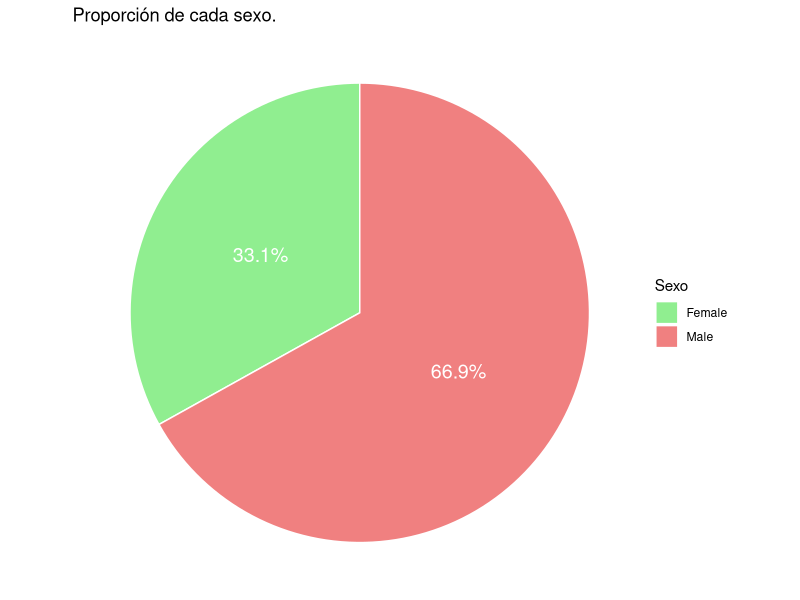
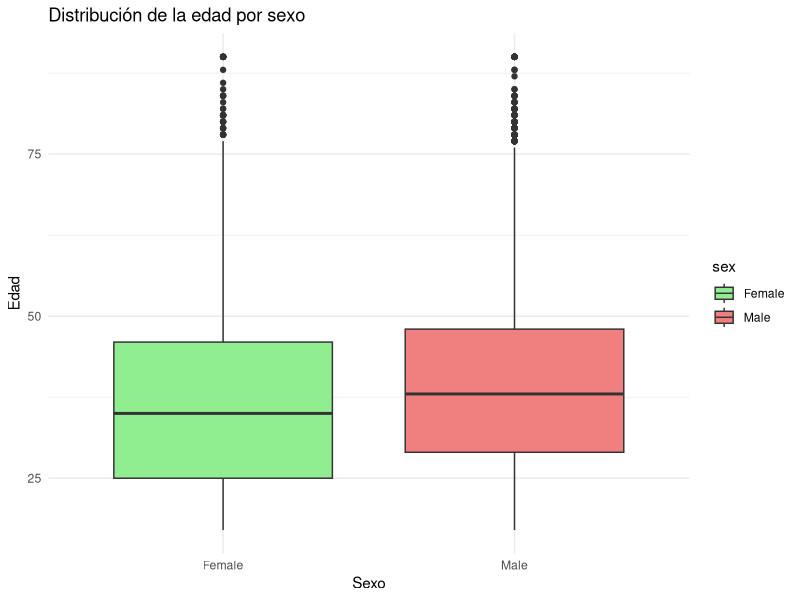
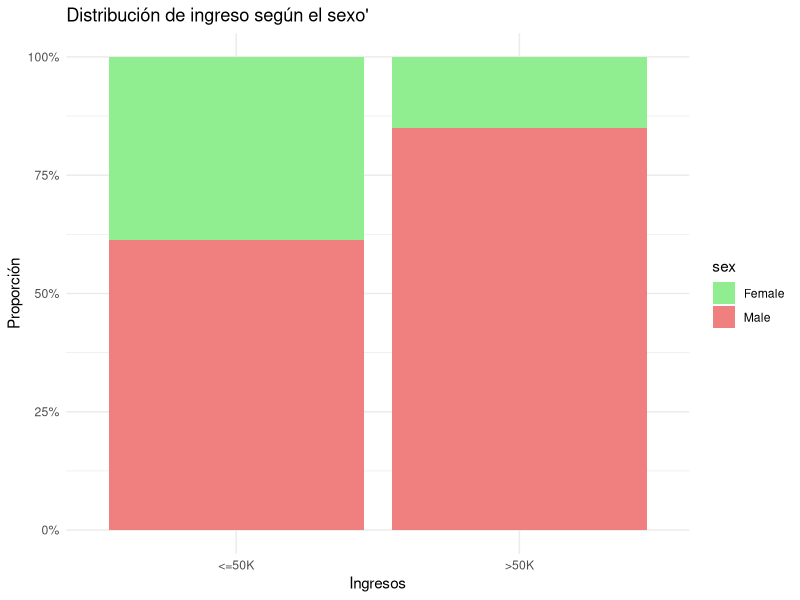
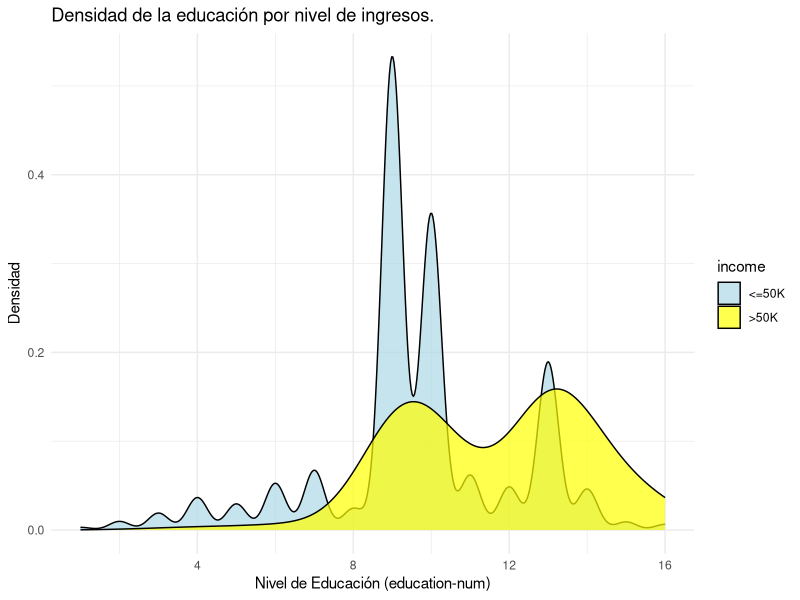

Write R code to recreate these figures, in order.
## ---- chunk 1
library(readr)
# Cargamos el conjunto de datos original, 
# aplicando la transformación correspondiente para marcar los valores faltantes como Na's.
datos = read_csv("adult.csv", na = "?", show_col_types = FALSE)
# Eliminamos las columnas que no utilizaremos.
datos <- subset(datos, select = -c(education, relationship))
summary(datos)
## ---- chunk 2
library(ggplot2)
library(dplyr)

# Calculamos el porcentaje de cada categoría.
sex_counts <- datos %>%
  count(sex) %>%
  mutate(porcentaje = n / sum(n) * 100)

# Graficamos la proporción de cada categoría.
ggplot(sex_counts, aes(x = "", y = porcentaje, fill = sex)) +
  geom_bar(width = 1, stat = "identity", color = "white") +
  coord_polar(theta = "y") +
  labs(title = "Proporción de cada sexo.", fill = "Sexo") +
  scale_fill_manual(values = c("lightgreen", "lightcoral")) +
  theme_void() +  
  geom_text(aes(label = paste0(round(porcentaje, 1), "%")), 
            position = position_stack(vjust = 0.5), color = "white", size = 5)
## ---- chunk 3
library(ggplot2)

# Boxplot de la edad en función del sexo
ggplot(datos, aes(x = sex, y = age, fill = sex)) +
  geom_boxplot() +
  labs(title = "Distribución de la edad por sexo", x = "Sexo", y = "Edad") +
  scale_fill_manual(values = c("lightgreen", "lightcoral")) +  
  theme_minimal() 

mean(datos$age[datos$sex == "Female"])
mean(datos$age[datos$sex == "Male"])
## ---- chunk 4
# Tabla de porcentajes.
prop.table(table(datos$income, datos$sex), margin = 2) * 100

library(ggplot2)

# Gráfico de barras.
ggplot(datos, aes(x = income, fill = sex)) +
  geom_bar(position = "fill") +  
  labs(title = "Distribución de ingreso según el sexo'", x = "Ingresos", y = "Proporción") +
  scale_fill_manual(values = c("lightgreen", "lightcoral")) +
  theme_minimal() +
  scale_y_continuous(labels = scales::percent) 
## ---- chunk 5
library(ggplot2)

# Gráfico de densidad.
ggplot(datos, aes(x = `education-num`, fill = income)) +
  geom_density(alpha = 0.7, position = 'identity', adjust = 3) + 
  labs(
    title = "Densidad de la educación por nivel de ingresos.",
    x = "Nivel de Educación (education-num)",
    y = "Densidad"
  ) +
  theme_minimal() +
  scale_fill_manual(values = c("lightblue", "yellow")) 

